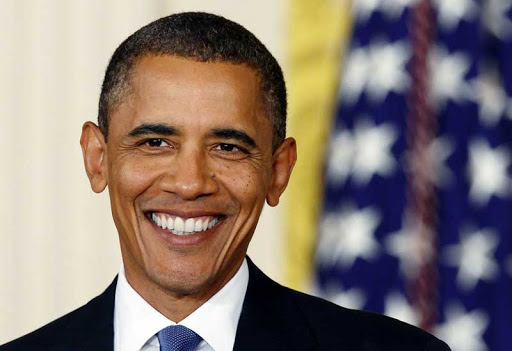
#> input picture face/sample.jpg, 512 x 351 px, given in place of the camera
$ python webcam_blue2_test.py
#> lines starting #> are read from the running program, lines starting #| are printed output that depends on the picture; after the words box and inside, x2 and y2 are one past the last pixel; in counts of white or black regions, pixels touching at a corner belong together
import cv2
import numpy as np

margin_x =int(20)
margin_y =int(20)
cam_center_x = 320
cam_center_y = 240

webcam = cv2.VideoCapture(0)

if not webcam.isOpened():
    print("Could not open webcam")
    exit()

while webcam.isOpened():
    status, frame = webcam.read()
#> frame is the input picture: shape (351, 512, 3); mean B, G, R 115.3, 122.2, 136.1
    if not status:
        break

    frame_flipped = cv2.flip(frame, 1)  # 좌우 반전
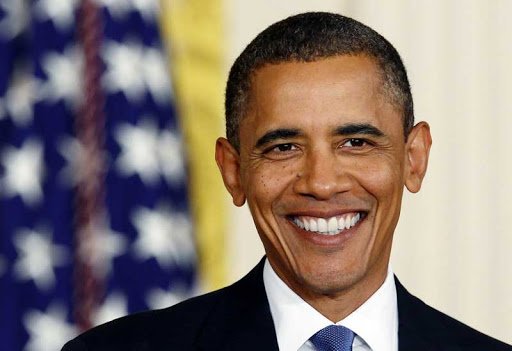
#> frame_flipped: shape (351, 512, 3); mean B, G, R 115.3, 122.2, 136.1

    hsv = cv2.cvtColor(frame_flipped, cv2.COLOR_BGR2HSV)
#> hsv: shape (351, 512, 3); mean H, S, V 59.9, 100.5, 147.3
    lower_blue = np.array([100, 100, 120])
    upper_blue = np.array([150, 255, 255])
    mask = cv2.inRange(hsv, lower_blue, upper_blue)
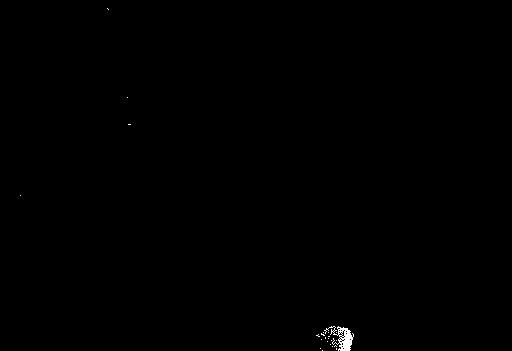
#> mask: shape (351, 512); 0.19% white; 23 white regions (22 under 20 px)
    res = cv2.bitwise_and(frame_flipped, frame_flipped, mask=mask)

    gray = cv2.cvtColor(res, cv2.COLOR_BGR2GRAY)
    _, bin = cv2.threshold(gray, 30, 255, cv2.THRESH_BINARY)
    contours, _ = cv2.findContours(bin, cv2.RETR_EXTERNAL, cv2.CHAIN_APPROX_SIMPLE)
#> contours = 23 contours, 22 with area under 20; largest, box (x1, y1, x2, y2) and area: (324, 326, 354, 351) 259

    largest_contour = None
    largest_area = 0

    COLOR = (0, 255, 0)
    for cnt in contours:
        area = cv2.contourArea(cnt)
        if area > largest_area:
            largest_area = area
            largest_contour = cnt
#> this loop made 23 passes
#> (area, largest_area) on pass 19: (259, 259)
#> after the loop, largest_area = 259; largest_contour = contour of 124 points, box (x1, y1, x2, y2) (324, 326, 354, 351), area 259

    if largest_contour is not None:
        if largest_area > 500:
            x, y, width, height = cv2.boundingRect(largest_contour)
            cv2.rectangle(frame_flipped, (x, y), (x + width, y + height), COLOR, 2)
            center_x = x + width // 2
            center_y = y + height // 2
            print("center: ( %s, %s )" % (center_x, center_y))
            if center_x > 300 and center_x < 340 and center_y > 220 and center_y < 260:
                print("stop")
            else:
                if center_x < cam_center_x - margin_x :
                    print("pan right : ", end=' ')
                    print(cam_center_x - center_x)
                elif center_x > cam_center_x + margin_x:
                    print("pan left : ", end=' ')
                    print(center_x - cam_center_x)
                else:
                    print("pan stop")
                if center_y < cam_center_y - margin_y:
                    print("tilt down : ", end=' ')
                    print(cam_center_y - center_y)
                elif center_y > cam_center_y + margin_y:
                    print("tilt up : ", end=' ')
                    print(center_y - cam_center_y)
                else:
                    print("tilt stop")


    cv2.imshow("VideoFrame", frame_flipped)

    k = cv2.waitKey(5) & 0xFF
#> (key Esc is pressed here)

    if k == 27:
        break

webcam.release()
cv2.destroyAllWindows()
